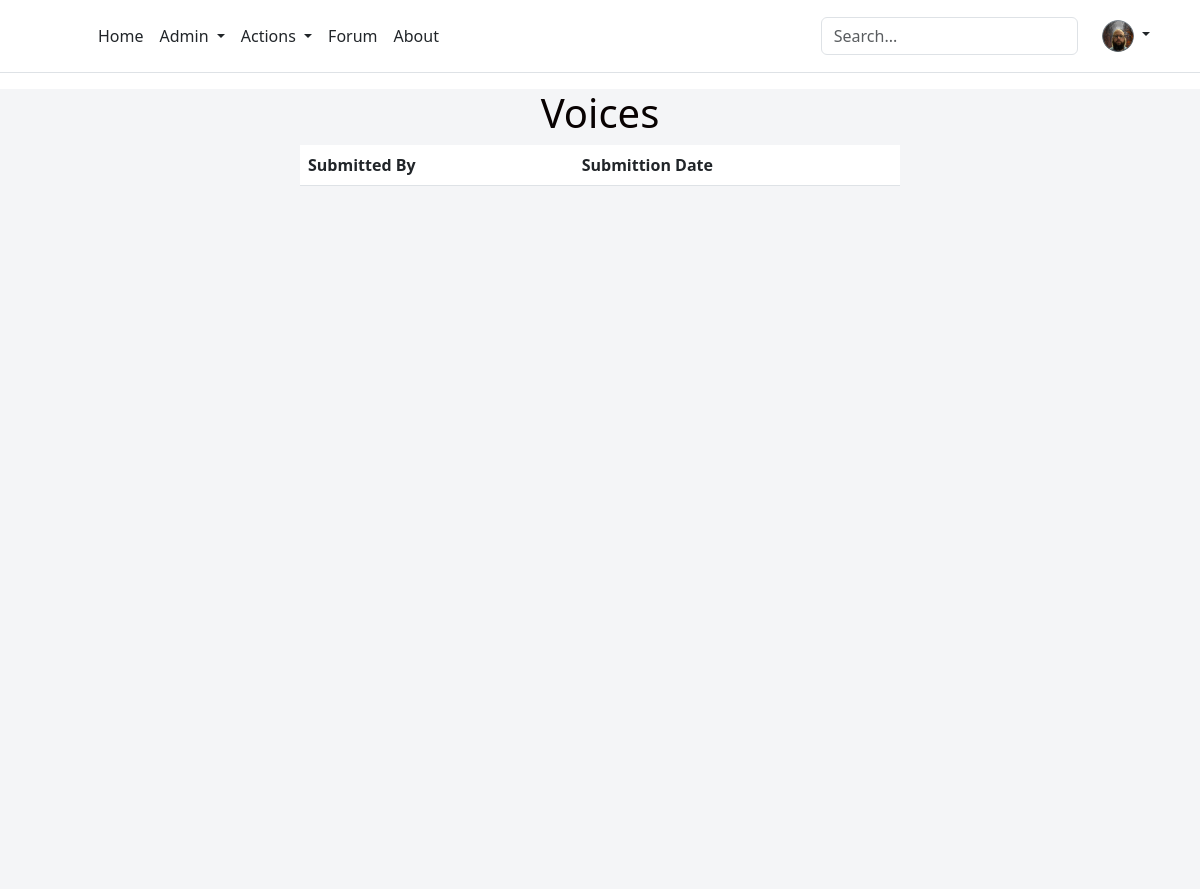
Page /view-all-voices/ (signed in) on the earlier database version.
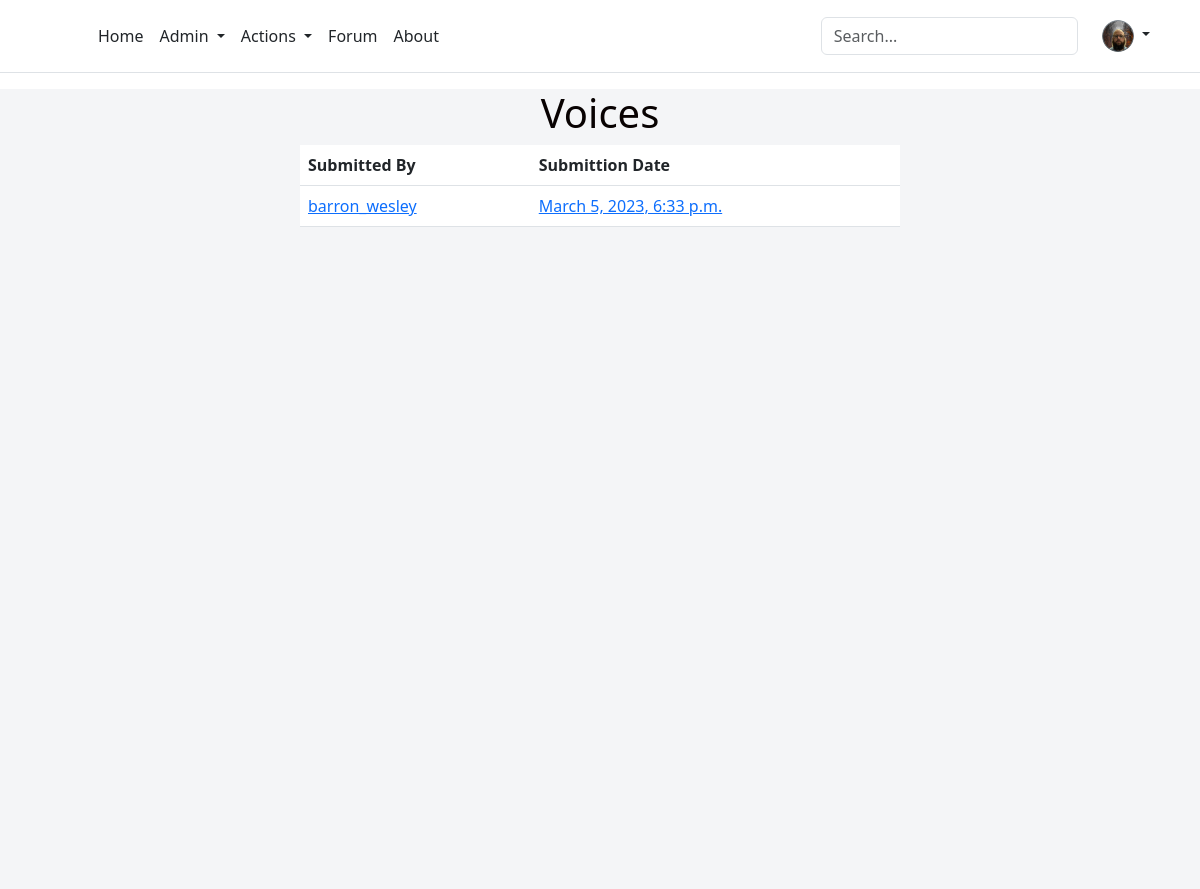
Same page on the later database version.
### skmsapp/models.py (models this page shows, shortened)
class Voice(models.Model):
    voice_comments = models.TextField()
    voice_user = models.CharField(max_length=300, choices= (('Current User','Current User'), ('Anonymous','Anonymous')), default='Current User')
    voice_date = models.DateTimeField(auto_now_add=True)
    contact_preference = models.CharField(max_length = 3, choices= (('N','No'), ('Y','Yes')), default='Y')
    voice_anonymously = models.CharField(max_length = 3, choices= (('N','No'), ('Y','Yes')), default='N')
    submitter = models.CharField(max_length=50, null=True)

### skmsapp/views.py (the view)
# urls.py: path('view-all-voices/', views.viewAllVoices, name='viewAllVoices'),
def viewAllVoices(request):
    post = Voice.objects.values()
    user = request.user
    user_type = UserProfile.objects.filter(user=user, type="RiskManager").exists()
    if user_type == True:
        return render(request, "view-all-voices.html", {'post':post, 'user':user})
    else:
        messages.success(request, "You must have the Risk Management role to access this.")
        return redirect("home")

### skmsapp/templates/view-all-voices.html
{% extends "site-skeleton.html" %}
{% block body %}
<center>
<div style="width:50%;">
<h1 style="color:rgb(8, 2, 2)">Voices</h1>
<table class="table">
    <thead class="thead-dark" style="background-color: #14a44d; color: white;">
      <tr>
        <th scope="col">Submitted By</th>
        <th scope="col">Submittion Date</th>
      </tr>
    </thead>
    <tbody>
    {% for i in post reversed %}
      <tr>
        <td><a href="/view-voices/{{i.id}}">{{i.submitter}}</a></td>
        {% load tz %}
        <td><a href="/view-voices/{{i.id}}">{{i.voice_date|timezone:"America/New_York"}}</a></td>
      </tr>
    {% endfor %}
    </tbody>
  </table>
</div>
{% endblock %}

Differences in the rows shown:
added Voice: submitter "barron_wesley", voice_date "March 5, 2023, 6:33 p.m."
